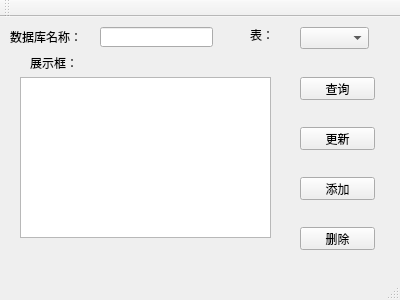
<?xml version="1.0" encoding="UTF-8"?>
<ui version="4.0">
 <class>DataBases</class>
 <widget class="QMainWindow" name="DataBases">
  <property name="geometry">
   <rect>
    <x>0</x>
    <y>0</y>
    <width>400</width>
    <height>300</height>
   </rect>
  </property>
  <property name="windowTitle">
   <string>DataBases</string>
  </property>
  <widget class="QWidget" name="centralWidget">
   <widget class="QPushButton" name="DB_select">
    <property name="geometry">
     <rect>
      <x>300</x>
      <y>60</y>
      <width>75</width>
      <height>23</height>
     </rect>
    </property>
    <property name="text">
     <string>查询</string>
    </property>
   </widget>
   <widget class="QPushButton" name="DB_add">
    <property name="geometry">
     <rect>
      <x>300</x>
      <y>160</y>
      <width>75</width>
      <height>23</height>
     </rect>
    </property>
    <property name="text">
     <string>添加</string>
    </property>
   </widget>
   <widget class="QPushButton" name="DB_update">
    <property name="geometry">
     <rect>
      <x>300</x>
      <y>110</y>
      <width>75</width>
      <height>23</height>
     </rect>
    </property>
    <property name="text">
     <string>更新</string>
    </property>
   </widget>
   <widget class="QPushButton" name="DB_detele">
    <property name="geometry">
     <rect>
      <x>300</x>
      <y>210</y>
      <width>75</width>
      <height>23</height>
     </rect>
    </property>
    <property name="text">
     <string>删除</string>
    </property>
   </widget>
   <widget class="QTextEdit" name="DB_show">
    <property name="geometry">
     <rect>
      <x>20</x>
      <y>60</y>
      <width>251</width>
      <height>161</height>
     </rect>
    </property>
   </widget>
   <widget class="QComboBox" name="DB_comboBox_tableName">
    <property name="geometry">
     <rect>
      <x>300</x>
      <y>10</y>
      <width>69</width>
      <height>22</height>
     </rect>
    </property>
   </widget>
   <widget class="QLabel" name="label">
    <property name="geometry">
     <rect>
      <x>250</x>
      <y>10</y>
      <width>21</width>
      <height>16</height>
     </rect>
    </property>
    <property name="text">
     <string>表：</string>
    </property>
   </widget>
   <widget class="QLabel" name="label_2">
    <property name="geometry">
     <rect>
      <x>30</x>
      <y>40</y>
      <width>54</width>
      <height>12</height>
     </rect>
    </property>
    <property name="text">
     <string>展示框：</string>
    </property>
   </widget>
   <widget class="QLineEdit" name="DB_lineEdit_DBname">
    <property name="geometry">
     <rect>
      <x>100</x>
      <y>10</y>
      <width>113</width>
      <height>20</height>
     </rect>
    </property>
   </widget>
   <widget class="QLabel" name="label_3">
    <property name="geometry">
     <rect>
      <x>10</x>
      <y>10</y>
      <width>71</width>
      <height>20</height>
     </rect>
    </property>
    <property name="text">
     <string>数据库名称：</string>
    </property>
   </widget>
  </widget>
  <widget class="QMenuBar" name="menuBar">
   <property name="geometry">
    <rect>
     <x>0</x>
     <y>0</y>
     <width>400</width>
     <height>23</height>
    </rect>
   </property>
  </widget>
  <widget class="QToolBar" name="mainToolBar">
   <attribute name="toolBarArea">
    <enum>TopToolBarArea</enum>
   </attribute>
   <attribute name="toolBarBreak">
    <bool>false</bool>
   </attribute>
  </widget>
  <widget class="QStatusBar" name="statusBar"/>
 </widget>
 <layoutdefault spacing="6" margin="11"/>
 <resources/>
 <connections/>
</ui>
